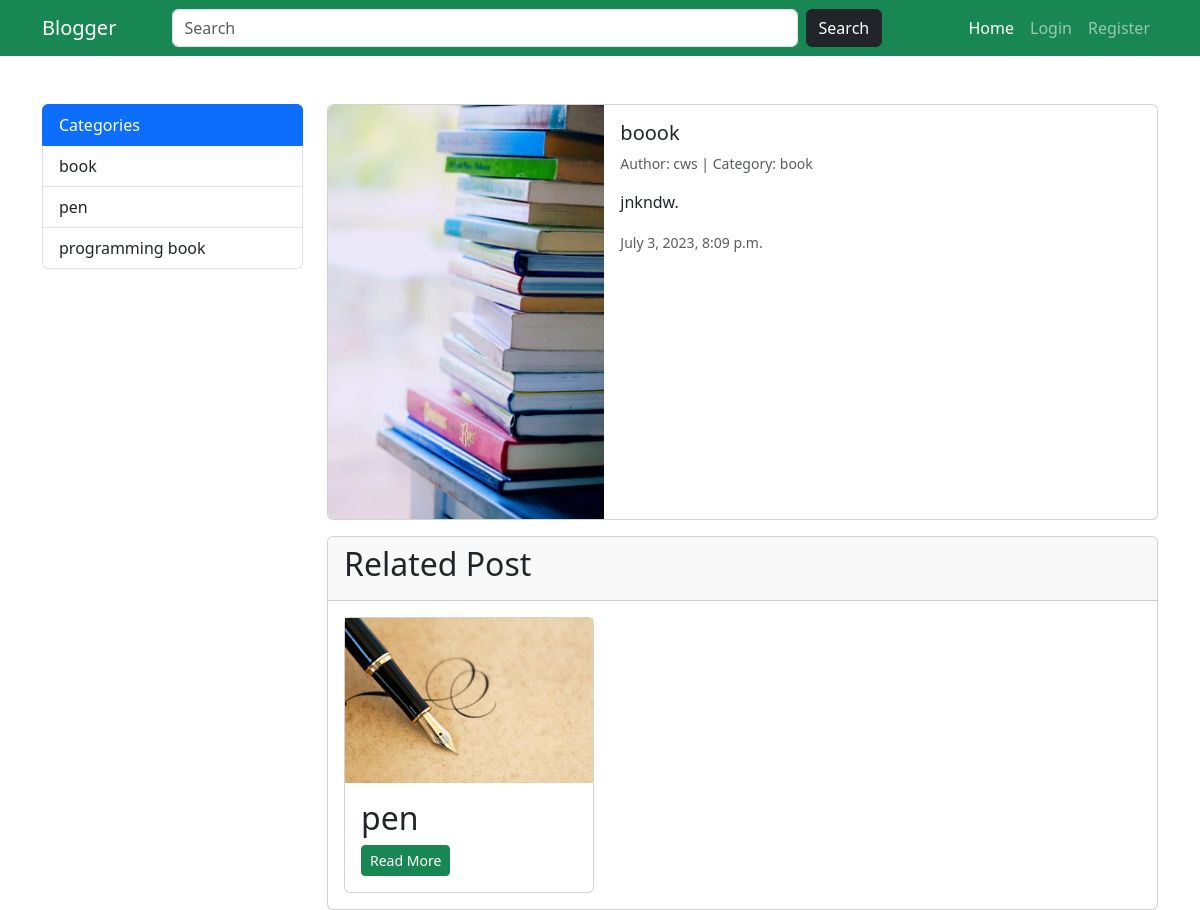
The app's page /news/boook/ with its own data.
### cms/models.py (models this page shows, shortened)
class Category(models.Model):
    cat_title = models.CharField(max_length=200,unique=True)
    def __str__(self):
        return self.cat_title

class Post(models.Model):
    title = models.CharField(max_length=200,unique=True)
    category = models.ForeignKey(Category,on_delete=models.CASCADE)
    author = models.ForeignKey(User, on_delete=models.CASCADE)
    date = models.DateTimeField(auto_now=True)
    content = models.TextField()
    image = models.ImageField(upload_to="post/")
    slug = models.CharField(max_length=200, unique=True)

### cms/views.py (the view)
# urls.py: path("news/<slug>/",viewNews, name="viewNews"),
def viewNews(r,slug):
    data = {
        "category":Category.objects.all(),
        "post" : Post.objects.get(slug=slug),
        "related_posts" :Post.objects.exclude(slug=slug)
    }
    return render(r,"view.html",data)

### templates/view.html (shortened to what this page needs)
{% extends 'base.html' %} {% block title %} {{ post.title }} {% endblock %}
{% block content %}
<div class="container mt-5">
  <div class="row">
    <div class="col-3">
      <div class="list-group">
        <a href="" class="list-group-item list-group-item-action active"
          >Categories</a
        >
        {% for cat in category %}
        <a
          href="{% url 'filterCategory' cat.id %}"
          class="list-group-item list-group-item-action"
          >{{ cat.cat_title }}</a
        >
        {% endfor %}
      </div>
    </div>
    <div class="col-9">
      <div class="card mb-3">
        <div class="row g-0">
          <div class="col-md-4">
            <img
              src="{{ post.image.url }}"
              class="img-fluid rounded-start"
              alt="..."
            />
          </div>
          <div class="col-md-8">
            <div class="card-body">
              <h5 class="card-title">{{ post.title }}</h5>
              <p class="text-muted small">
                Author: {{ post.author }} | Category: {{ post.category }}
              </p>
              <p class="card-text">{{ post.content }}.</p>
              <p class="card-text">
                <small class="text-body-secondary">{{ post.date }}</small>
              </p>
            </div>
          </div>
        </div>
      </div>
      <div class="card">
        <div class="card-header">
          <h2>Related Post</h2>
        </div>
        <div class="card-body">
            <div class="row">
              <div class="col-4">
                {% for related_post in related_posts %}
                  <div class="card">
                    <img src="{{ related_post.image.url }}" alt="" class="w-100">
                    <div class="card-body">
                      <h2>{{ related_post.title }}</h2>
                      <a href="" class="btn btn-success btn-sm">Read More</a>
                    </div>
                  </div>
                {% endfor %}
              </div>
            </div>
        </div>
      </div>
    </div>
  </div>
</div>
{% endblock content %}

### records on screen
Category: cat_title "book"
Category: cat_title "pen"
Category: cat_title "programming book"
Post: image (picture), title "boook", author "cws", category "book", content "jnkndw", date "July 3, 2023, 8:09 p.m."
Post: image (picture), title "pen"
